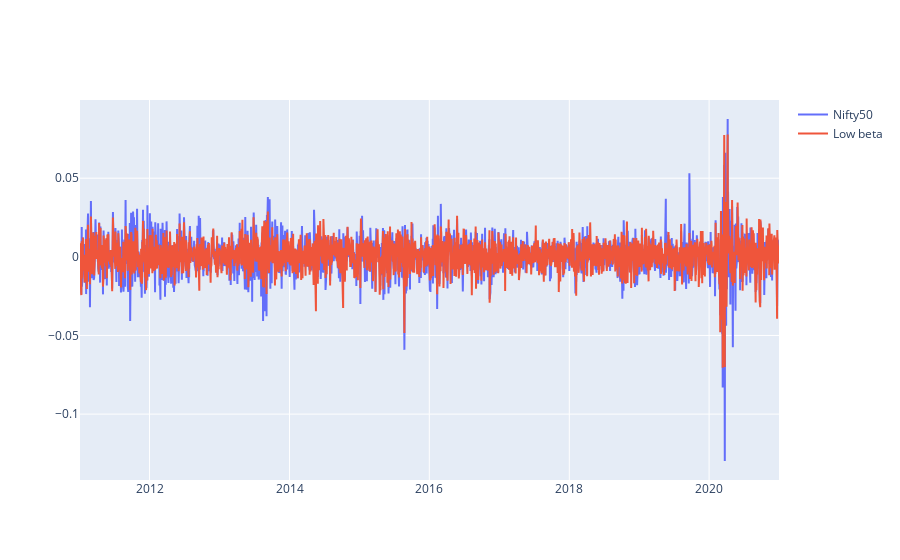

The notebook cell this image was saved under:
### Code cell
import plotly.graph_objects as go
fig = go.Figure()
fig.add_trace(go.Scatter(x= nifty_return.index, y= nifty_return["ret"],
                    mode='lines',
                    name='Nifty50'))
fig.add_trace(go.Scatter(x= portfolio_return.index, y= portfolio_return["ret"],
                    mode='lines',
                    name='Low beta'))

fig.show()

### Figure 1 — Plotly figure (JSON) as saved in the notebook; plotly's stock layout.template omitted (floating-point values rounded to 4 significant figures; data arrays with more than 128 entries replaced by an {"elided": "..."} marker saying what was removed)
{"data": [{"mode": "lines", "name": "Nifty50", "type": "scatter", "x": {"elided": "2478 str values"}, "y": {"elided": "2478 float values"}}, {"mode": "lines", "name": "Low beta", "type": "scatter", "x": {"elided": "2478 str values"}, "y": {"elided": "2478 float values"}}], "layout": {}}
